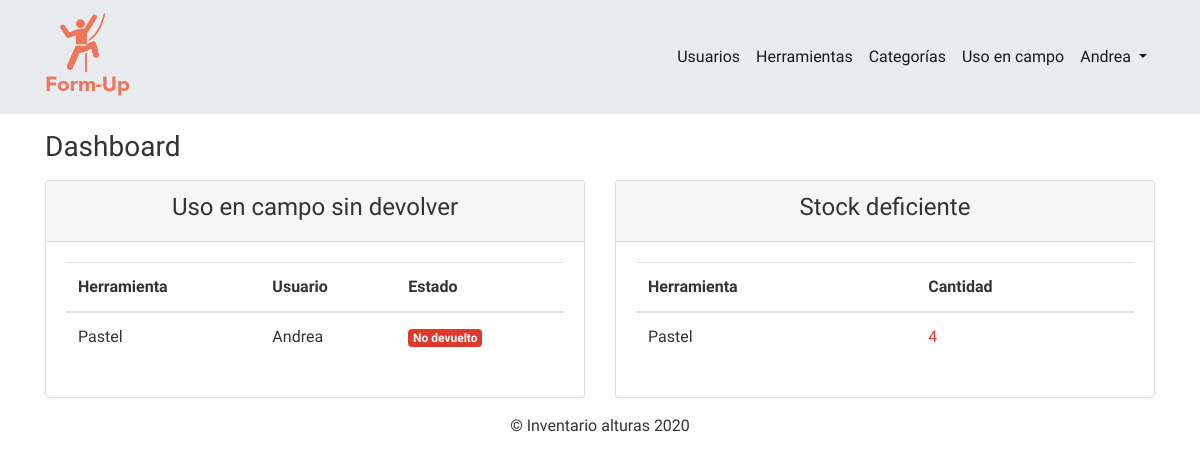
The page /index.php?controller=dashboard&action=index (signed in) on the database as committed earlier.
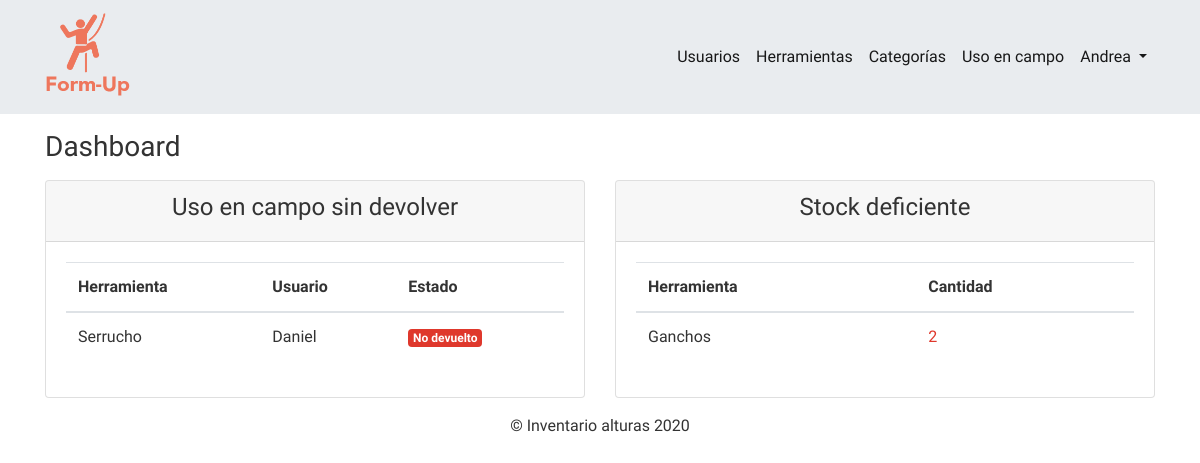
The same page on the database as committed later.
### tables this page shows
CREATE TABLE `prestamos` (
  `id` int(11) NOT NULL,
  `fecha` datetime NOT NULL,
  `herramienta_id` int(11) NOT NULL,
  `cantidad` int(11) NOT NULL,
  `usuario_id` int(11) NOT NULL,
  `devuelto` tinyint(1) NOT NULL
);

CREATE TABLE `herramientas` (
  `id` int(11) NOT NULL,
  `nombre` varchar(200) NOT NULL,
  `marca` varchar(200) NOT NULL,
  `longitud` int(11) NOT NULL,
  `serie` int(11) NOT NULL,
  `descripcion` varchar(250) NOT NULL,
  `cantidad` int(11) NOT NULL,
  `foto` varchar(255) DEFAULT NULL,
  `entidad_cert` varchar(255) DEFAULT NULL,
  `fecha_fbc` text DEFAULT NULL,
  `norma_cert` text DEFAULT NULL,
  `vencimiento` text DEFAULT NULL
);

CREATE TABLE `usuarios` (
  `id` int(11) NOT NULL,
  `nombre` varchar(255) NOT NULL,
  `email` varchar(255) NOT NULL,
  `rol_id` int(11) NOT NULL,
  `password` varchar(255) NOT NULL
);

### controllers/DashboardController.php (called while the page is built, shortened)
<?php
class DashboardController extends BaseController{
    public function index()
    {
        $prestamo_obj = new Loan(null,null,null,null,null,0);
        $all_loans = $prestamo_obj->getAllLoansByState();
        $herramienta_obj = new Tool(null,null,null,null,null,null,5,null,null,null,null,null);
        $all_tools = $herramienta_obj->getAllToolsByStock();
        require_once 'views/dashboard/index.php';
    }
}

### core/Connection.php (called while the page is built, shortened)
<?php
abstract class Connection
{
    public function __construct()
    {
        try
        {
            $this->dbConnection = new PDO(DB_DRIVER . ':host=' . DB_HOST . ';dbname=' . DB_NAME, DB_USER, DB_PASS);
        } catch (PDOException $ex) {
            echo $ex->getMessage();
            die();
        }
    }
}
?>

### models/Loan.php (called while the page is built, shortened)
<?php
class Loan extends BaseModel
{
    private $devuelto;
    public function __construct($id=null,$fecha=null,$herramienta_id=null,$cantidad=null,$usaurio_id=null,$devuelto=null)
    {
        $this->devuelto=$devuelto;
    }
    public function getDevuelto()
    {
        return $this->devuelto;
    }
    public function getAllLoansByState()
    {
        $estado = $this->getDevuelto();
        try {
            $sql = $this->dbConnection->prepare("SELECT prestamos.*,herramientas.nombre AS herramienta_nombre, usuarios.nombre AS usuario_nombre FROM prestamos INNER JOIN herramientas ON herramientas.id=prestamos.herramienta_id INNER JOIN usuarios ON usuarios.id=prestamos.usuario_id WHERE prestamos.devuelto=:devuelto");
            $sql->execute([
                ':devuelto'=>$estado
            ]);
            $resultSet = [];
            while ($row = $sql->fetch(PDO::FETCH_OBJ)) {
                $resultSet[] = $row;
            }
            return $resultSet;
        } catch (PDOException $ex) {
            echo $ex->getMessage();
            die();
        }
    }
}
?>

### models/Tool.php (called while the page is built, shortened)
<?php
 class Tool extends BaseModel
 {
    private $cantidad;
    public function __construct($id=null,$nombre=null,$marca=null,$longitud=null,$serie=null,$descripcion=null,$cantidad=null,$foto=null,$entidad_cert=null,$fecha_fbc=null,$norma_cert=null,$vencimiento=null)
    {
        $this->cantidad=$cantidad;
    }
    public function getCantidad()
    {
        return $this->cantidad;
    }
    public function getAllToolsByStock()
    {
        $cantidad = $this->getCantidad();
        try {
            $sql = $this->dbConnection->prepare("SELECT*FROM herramientas WHERE cantidad <= :cantidad");
            $sql->execute([
                ':cantidad'=>$cantidad
            ]);
            $resultSet = [];
            while ($row = $sql->fetch(PDO::FETCH_OBJ)) {
                $resultSet[] = $row;
            }
            return $resultSet;
        } catch (PDOException $ex) {
            echo $ex->getMessage();
            die();
        }
    }
 }

### views/dashboard/index.php (the view, shortened to what the changed rows need)
<?php include_once 'views/layouts/header.php' ?>
<div class="container my-3">
    <div class="row">
        <div class="col">
            <div class="card">
                <div class="card-body">
                    <table class="table">
                        <thead>
                            <tr>
                                <th>Herramienta</th>
                                <th>Usuario</th>
                                <th>Estado</th>
                            </tr>
                        </thead>
                        <tbody>
                        <?php if(count($all_loans)>0){?>
                            <?php foreach($all_loans as $row){?>
                                <tr>
                                    <td><?php echo $row->herramienta_nombre?></td>
                                    <td><?php echo $row->usuario_nombre?></td>
                                    <td><?php echo $row->devuelto == 0?"<span class='badge badge-danger'>No devuelto</span>":"<span class='badge badge-success'>Devuelto</span>" ?></td>
                                </tr>
                            <?php }?>
                        <?php }?>
                        </tbody>
                    </table>
                </div>
            </div>
        </div>
        <div class="col">
            <div class="card">
                <div class="card-body">
                    <table class="table">
                        <thead>
                            <tr>
                                <th>Herramienta</th>
                                <th>Cantidad</th>
                            </tr>
                        </thead>
                        <tbody>
                        <?php if(count($all_tools)>0){?>
                            <?php foreach($all_tools as $row){?>
                                <tr>
                                    <td><?php echo $row->nombre?></td>
                                    <td class="text-danger"><?php echo $row->cantidad?></td>
                                </tr>
                            <?php }?>
                        <?php }?>
                        </tbody>
                    </table>
                </div>
            </div>
        </div>
    </div>
</div>
<?php include_once 'views/layouts/footer.php' ?>

Rows that differ between the two databases and show on the page:
removed prestamos: herramienta.nombre "Pastel", usuario.nombre "Andrea", devuelto "No devuelto"
removed herramientas: nombre "Pastel", cantidad "4"
added prestamos: herramienta.nombre "Serrucho", usuario.nombre "Daniel", devuelto "No devuelto"
added herramientas: nombre "Ganchos", cantidad "2"
